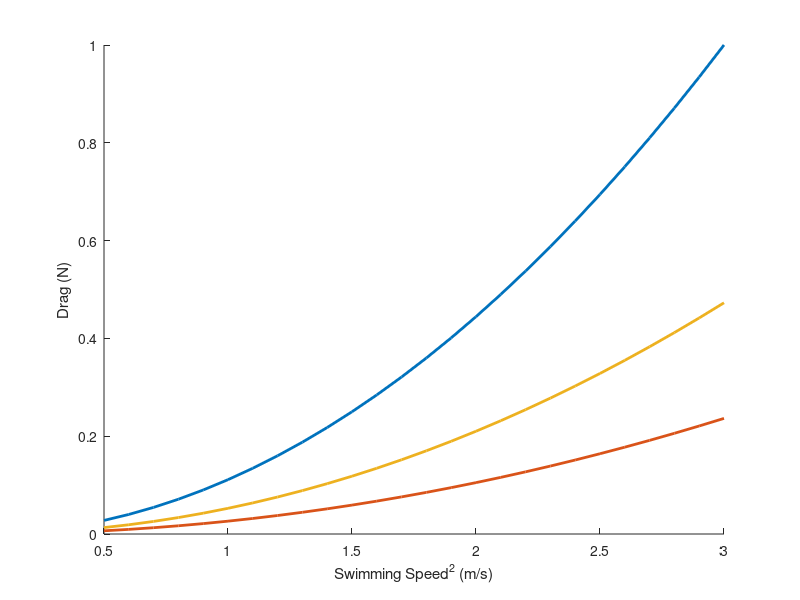

The MATLAB script that drew this image: (Note: this script raises an error after producing the figure.)
% bowhead vs narw drag

% drag = 1/2 rho A Cd U^2 
% drag coefficient from van der Hoop, McGregor, fairly average 
Cd = 0.01; 
% seawater density
rho = 1025;
U = 0.5:0.1:3; % speeds
% drag augmentation factor for oscillation, = 1-3 as per Frank Fish, pers comm
k = 1.5;
% appendages
g = 1.3;

%%
bowhead_drag = 0.5*rho*4.23*Cd*U.^2*g*k; 
right_drag1 = 0.5*rho*1*Cd*U.^2*g*k; 
right_drag2 = 0.5*rho*2*Cd*U.^2*g*k; 
% data_drag = 0.5*rho.*gapes*Cd.*allspeeds'*g*k; 

figure(1), clf
hold on 
plot(U,bowhead_drag/max(bowhead_drag),'LineWidth',2)
plot(U,right_drag1/max(bowhead_drag),'LineWidth',2)
plot(U,right_drag2/max(bowhead_drag),'LineWidth',2)

xlabel('Swimming Speed^2 (m/s)'), ylabel('Drag (N)'), adjustfigurefont('helvetica',14)
legend('Bowhead, 4.2 m^2 gape', 'Right, 1 m^2 gape', 'Right, 2 m^2 gape','location','NW')
%% 

% Potvin Mouth Friction Drag (N) [U^2 vs N]
MouthFriction = [1.0238559	84.90758
2.2950184	234.156
4.025251	447.49136
15.994707	1682.0536
0.98922634	257.6173
2.2959318	471.56204
3.991452	836.0248
9.007175	1864.7675
15.930597	3365.5798
0.9895585	343.94678
2.2971776	795.2976
3.993362	1332.4193
16.008991	5394.221];
plot(sqrt(MouthFriction(:,1)),MouthFriction(:,2)/max(MouthFriction(:,2)),'o')
% fit a relationship to this for smoother plotting
ft3 = fit(MouthFriction(1:4,1),MouthFriction(1:4,2),'poly1'); % Din = 0.3m
ft5 = fit(MouthFriction(5:9,1),MouthFriction(5:9,2),'poly1'); % Din = 0.5 m
ft72 = fit(MouthFriction(10:13,1),MouthFriction(10:13,2),'poly1'); % Din = 0.72 m

%figure(2), clf, hold on 
%plot(U,4.2*U,'--','LineWidth',2)
%plot(U,1*U,'--','LineWidth',2)
%plot(U,2*U,'--','LineWidth',2)
%xlabel('Swimming Speed (m/s)'), ylabel('Filtration Rate (m^3/s)'), adjustfigurefont('helvetica',14)
%legend('Bowhead, 4.2 m^2 gape', 'Right, 1 m^2 gape', 'Right, 2 m^2 gape','location','NW')


figure(3), clf
h1 = axes('Color','w','XColor','k','YColor','k',...
          'YLim',[0 1.05],'Xlim',[0.5 max(U)],'NextPlot','add');
h2 = axes('Color','none','XColor','k','YColor','k',...
          'YLim',[0 13],'Xlim',[0.5 max(U)],...
          'Yaxislocation','right','ytick',[0 3 6 9 12],...
          'Xaxislocation','top','xtick',[],'NextPlot','add');

xlabel(h1,'Swimming Speed (m/s)');
ylabel(h1,'Relative Mouth Friction Drag');
ylabel(h2,'Filtation Rate (m^3/s)');

plot(h1, U,bowhead_drag/max(bowhead_drag),'LineWidth',2)
plot(h1, U,right_drag1/max(bowhead_drag),'LineWidth',2)
plot(h1, U,right_drag2/max(bowhead_drag),'LineWidth',2)

%plot(h1,U,feval(ft72,U.^2),'Linewidth',2)
%plot(h1,U,feval(ft5,U.^2),'Linewidth',2)
%plot(h1,U,feval(ft3,U.^2),'Linewidth',2)

bowhead_frate = 4.2*U; % filtration rates of bowhead and rights based on area and swimming speed
right_frate1 = 1*U; 
right_frate2 = 2*U; 

plot(h2,U,bowhead_frate,'--','LineWidth',2)
plot(h2,U,right_frate1,'--','LineWidth',2)
plot(h2,U,right_frate2,'--','LineWidth',2)
leg = legend('Bowhead, 4.2 m^2 gape', 'Right, 1 m^2 gape', 'Right, 2 m^2 gape','location','NW');
leg.Position = [0.2168 0.7370 0.3652 0.1693];

axletter(gca,'A')

adjustfigurefont('Helvetica',14), print('bowhead_right_drag','-dsvg')

% values for paper

% right whale with 1m2 gape filters 3 m^3/s at 3 m/s, drag is X amount more
% than bowhead filtering that speed 
right_drag1(end)/bowhead_drag(3);
right_drag2(find(U==1.5))/bowhead_drag(3);

plot(h1,0.7,bowhead_drag(find(U == 0.7))/max(bowhead_drag),'o')
plot(h1,1.1,right_drag1(find(U == 1.1))/max(bowhead_drag),'o')
plot(h1,1.1,right_drag2(find(U == 1.1))/max(bowhead_drag),'o')

% plot(h1,allspeeds,data_drag,'o')
% plot(h2,allspeeds,all_hr_rate/3600,'^')
return 
%% mouth vs body length bowheads Werth 2004
Lb = [14.99 10.10 11.05 9.64 13.72];
AO = [5.09 3.61 3.86 3.63 4.97];

figure(1), clf, hold on
plot(Lb,AO/Lb,'bo')
plot(lnths,gapes/lnths,'rv')
xlabel('Body Length (m)'), ylabel('Gape (m^2)/Body Length (m)') 

% See NARW_totalVolume bottom Figure 8
return 
%% sharks
whaleshark_drag = 0.5*rho*0.1*Cd*U.^2*g*k; 
basking_drag = 0.5*rho*0.4*Cd*U.^2*g*k;

% figure(3), clf
% h1 = axes('Color','w','XColor','k','YColor','k',...
%           'YLim',[0 450],'Xlim',[0.5 max(U)],'NextPlot','add');
% h2 = axes('Color','none','XColor','k','YColor','k',...
%           'YLim',[0 14],'Xlim',[0.5 max(U)],...
%           'Yaxislocation','right','ytick',[0 3 6 9 12],...
%           'Xaxislocation','top','xtick',[],'NextPlot','add');

% xlabel(h1,'Swimming Speed (m/s)');
% ylabel(h1,'Drag (N); Frontal Area Reference');
% ylabel(h2,'Filtation Rate (m^3/s)');

plot(h1,U,whaleshark_drag,'Linewidth',2)
plot(h1,U,basking_drag,'Linewidth',2)

whaleshark_frate = 0.1*U; % filtration rates of bowhead and rights based on area and swimming speed
basking_frate = 0.4*U; 

plot(h2,U,whaleshark_frate,'--','LineWidth',2)
plot(h2,U,basking_frate,'--','LineWidth',2)
legend('Whale Shark', 'Basking Shark','location','NW')
